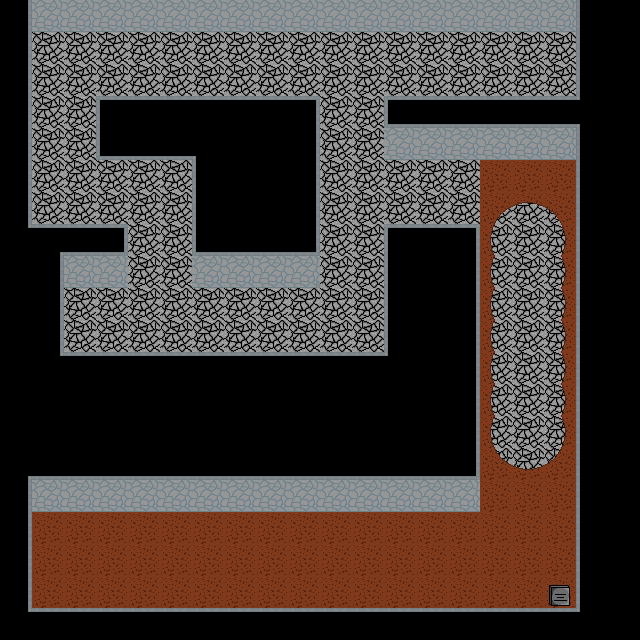

The image is a tile-based game level rendered from a .tmx file. Its description and complete source (layers, tilesets, objects, tile grids) follow:
An orthogonal 20x20 tile map with 32x32 px tiles, 3 tile layers (Background, Ground, Decoration) and 19 objects.

<map version="1.0" tiledversion="1.0.1" orientation="orthogonal" renderorder="left-down" width="20" height="20" tilewidth="32" tileheight="32" nextobjectid="25">
 <tileset firstgid="1" name="tileset1" tilewidth="32" tileheight="32" tilecount="256" columns="16">
  <image source="tileset1.png" width="512" height="512" />
 </tileset>
 <layer name="Background" width="20" height="20">
  <data encoding="csv">
225,226,226,226,226,226,226,226,226,226,226,226,226,226,226,226,226,226,0,0,
225,145,145,145,145,145,145,145,145,145,145,145,145,145,145,145,145,145,0,0,
225,145,145,145,145,145,145,145,145,145,145,145,145,145,145,145,145,145,0,0,
225,145,145,227,0,0,0,0,0,225,145,145,210,210,210,210,210,210,0,0,
225,145,145,227,0,0,0,0,0,225,145,145,226,226,226,226,226,226,0,0,
225,145,145,145,145,145,0,0,0,225,145,145,0,0,0,177,177,177,227,0,
225,145,145,145,145,145,0,0,0,225,145,145,0,0,0,145,145,145,227,0,
0,0,210,210,145,145,0,0,0,225,145,145,227,0,225,145,145,145,227,0,
0,209,226,226,145,145,226,226,226,226,145,145,227,0,225,145,145,145,227,0,
0,225,145,145,145,145,145,145,145,145,145,145,227,0,225,145,145,145,227,0,
0,225,145,145,145,145,145,145,145,145,145,145,227,0,225,145,145,145,227,0,
0,241,242,242,242,242,242,242,242,242,242,242,243,0,225,145,145,145,227,0,
0,0,0,0,0,0,0,0,0,0,0,0,0,0,225,145,0,145,227,0,
0,0,0,0,0,0,0,0,0,0,0,0,0,0,225,145,0,145,227,0,
209,210,210,210,210,210,210,210,210,210,210,210,210,210,210,0,0,0,227,0,
225,226,226,226,226,226,226,226,226,226,226,226,226,226,226,0,0,0,227,0,
225,177,177,177,177,177,177,177,177,177,177,0,0,0,0,0,0,0,227,0,
225,177,177,177,177,177,177,177,177,177,177,0,0,0,0,0,0,0,227,0,
225,177,177,177,177,177,177,177,177,177,177,0,0,0,0,0,0,177,227,0,
241,242,242,242,242,242,242,242,242,242,242,242,242,242,242,242,242,242,243,0
</data>
 </layer>
 <layer name="Ground" width="20" height="20">
  <data encoding="csv">
0,0,0,0,0,0,0,0,0,0,0,0,0,0,0,0,0,0,0,0,
0,0,0,0,0,0,0,0,0,0,0,0,0,0,0,0,0,0,0,0,
0,0,0,0,0,0,0,0,0,0,0,0,0,0,0,0,0,0,0,0,
0,0,0,242,242,242,242,242,242,242,0,0,242,242,242,242,242,242,211,0,
0,0,0,0,0,0,0,0,0,0,0,0,0,0,0,0,0,0,227,0,
0,0,0,0,0,0,0,0,0,0,0,0,145,145,145,0,0,0,0,0,
0,0,0,0,0,0,0,0,0,0,0,0,145,145,145,212,213,214,0,0,
241,209,210,225,0,0,210,210,210,210,0,0,242,242,242,228,145,230,0,0,
0,225,0,0,0,0,0,0,0,0,0,0,0,0,0,228,145,230,0,0,
0,0,0,0,0,0,0,0,0,0,0,0,0,0,0,228,145,230,0,0,
0,0,0,0,0,0,0,0,0,0,0,0,0,0,0,228,145,230,0,0,
0,0,0,0,0,0,0,0,0,0,0,0,0,0,0,228,145,230,0,0,
0,0,0,0,0,0,0,0,0,0,0,0,0,0,0,228,145,230,0,0,
0,0,0,0,0,0,0,0,0,0,0,0,0,0,0,228,145,230,0,0,
0,0,0,0,0,0,0,0,0,0,0,0,0,0,225,145,145,145,0,0,
0,0,0,0,0,0,0,0,0,0,0,0,0,0,0,0,0,0,0,0,
0,0,0,0,0,0,0,0,0,0,0,0,0,0,0,0,0,0,0,0,
0,0,0,0,0,0,0,0,0,0,0,0,0,0,0,0,0,0,0,0,
0,0,0,0,0,0,0,0,0,0,0,0,0,0,0,0,0,54,0,0,
0,0,0,0,0,0,0,0,0,0,0,0,0,0,0,0,0,0,0,0
</data>
 </layer>
 <layer name="Decoration" width="20" height="20">
  <data encoding="csv">
0,0,0,0,0,0,0,0,0,0,0,0,0,0,0,0,0,0,227,0,
0,0,0,0,0,0,0,0,0,0,0,0,0,0,0,0,0,0,227,0,
0,0,0,0,0,0,0,0,0,0,0,0,0,0,0,0,0,0,227,0,
0,0,0,0,0,0,0,0,0,0,0,0,227,0,0,0,0,0,243,0,
0,0,0,210,210,210,211,0,0,0,0,0,0,0,0,0,0,0,0,0,
0,0,0,0,0,0,227,0,0,0,0,0,0,0,0,0,0,0,0,0,
0,0,0,0,0,0,227,0,0,0,0,0,0,0,0,0,0,0,0,0,
0,242,242,242,0,0,227,0,0,0,0,0,243,0,241,0,0,0,0,0,
0,0,0,0,0,0,0,0,0,209,0,0,0,0,0,0,0,0,0,0,
0,0,0,0,0,0,0,0,0,0,0,0,0,0,0,0,0,0,0,0,
0,0,0,0,0,0,0,0,0,0,0,0,0,0,0,0,0,0,0,0,
0,0,0,0,0,0,0,0,0,0,0,0,0,0,0,0,0,0,0,0,
0,0,0,0,0,0,0,0,0,0,0,0,0,0,0,0,0,0,0,0,
0,0,0,0,0,0,0,0,0,0,0,0,0,0,0,0,0,0,0,0,
0,0,0,0,0,0,0,0,0,0,0,0,0,0,209,244,245,246,0,0,
0,0,0,0,0,0,0,0,0,0,0,0,0,0,0,177,177,177,0,0,
0,0,0,0,0,0,0,0,0,0,0,177,177,177,177,177,177,177,0,0,
0,0,0,0,0,0,0,0,0,0,0,177,177,177,177,177,177,177,0,0,
0,0,0,0,0,0,0,0,0,0,0,177,177,177,177,177,177,0,0,0,
0,0,0,0,0,0,0,0,0,0,0,0,0,0,0,0,0,0,0,0
</data>
 </layer>
 <objectgroup name="MAP_COLLISION">
  <object id="1" x="0" y="608" width="608" height="32" />
  <object id="2" x="0" y="448" width="32" height="160" />
  <object id="4" x="448" y="224" width="32" height="224" />
  <object id="8" x="576" y="128" width="32" height="480" />
  <object id="9" x="384" y="224" width="64" height="32" />
  <object id="10" x="384" y="256" width="32" height="128" />
  <object id="11" x="32" y="352" width="352" height="32" />
  <object id="12" x="32" y="224" width="32" height="128" />
  <object id="13" x="64" y="224" width="64" height="64" />
  <object id="14" x="192" y="128" width="128" height="160" />
  <object id="15" x="96" y="96" width="96" height="64" />
  <object id="16" x="192" y="96" width="128" height="32" />
  <object id="17" x="384" y="96" width="192" height="64" />
  <object id="18" x="576" y="0" width="32" height="128" />
  <object id="19" x="0" y="0" width="576" height="32" />
  <object id="21" x="0" y="32" width="32" height="224" />
  <object id="22" x="96" y="448" width="384" height="64" />
  <object id="23" x="32" y="448" width="64" height="32" />
  <object id="24" x="32" y="480" width="64" height="32" />
 </objectgroup>
</map>
